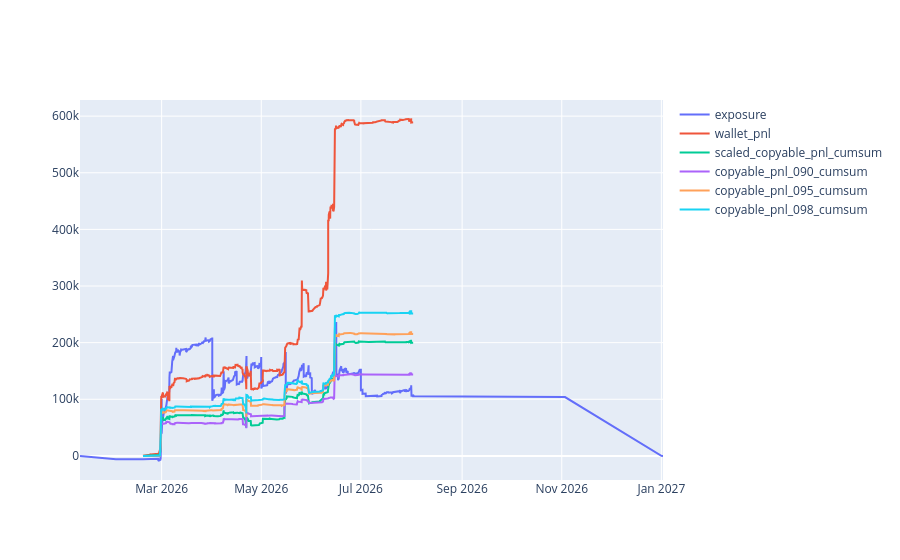

The code cell stored with this chart in its notebook:
### Code cell
df_plot = df.groupby('end_date_iso').agg(
    scaled_copyable_pnl=('scaled_copyable_pnl', 'sum'),
    wallet_pnl=('trade_pnl', 'sum'),
    copyable_pnl_090=('copyable_pnl_090', 'sum'),
    copyable_pnl_095=('copyable_pnl_095', 'sum'),
    copyable_pnl_098=('copyable_pnl_098', 'sum'),
    ending_exposure=('scaled_copyable_pnl_exposure', 'sum'),
).reset_index()

df.sort_values('bucket', inplace=True)
df['scaled_copyable_pnl_cumsum'] = df['scaled_copyable_pnl'].cumsum()
df['copyable_pnl_090_cumsum'] = df['copyable_pnl_090'].cumsum()
df['copyable_pnl_095_cumsum'] = df['copyable_pnl_095'].cumsum()
df['copyable_pnl_098_cumsum'] = df['copyable_pnl_098'].cumsum()
df['wallet_pnl_cumsum'] = df['trade_pnl'].cumsum()


df_pnl = df[['bucket', 'scaled_copyable_pnl_cumsum']].copy()

# exposure ends at EOD of end_date, so shift by 24h
df_exposure = df_plot[['end_date_iso', 'ending_exposure']].copy()
df_exposure['end_date_iso'] = pd.to_datetime(df_exposure['end_date_iso']) + pd.Timedelta(days=1)
df_exposure.rename(columns={'end_date_iso': 'dt', 'ending_exposure': 'exposure_delta'}, inplace=True)

resolution_exposure = df_exposure.groupby('dt').agg(exposure_delta=('exposure_delta', 'sum')).reset_index()
resolution_exposure['exposure_delta'] = resolution_exposure['exposure_delta'] * -1

buy_exposure = df[['bucket', 'scaled_copyable_pnl_exposure']].rename(columns={'bucket': 'dt', 'scaled_copyable_pnl_exposure': 'exposure_delta'})

df_exposure = ( pd.concat([resolution_exposure, buy_exposure], ignore_index=True)
    .reset_index(drop=True)
)

df_exposure.sort_values('dt', inplace=True)
df_exposure['exposure'] = df_exposure['exposure_delta'].cumsum()

# df_plot['end_date_iso'] = pd.to_datetime(df_plot['end_date_iso']) + pd.Timedelta(days=1)

import plotly.graph_objects as go

fig = go.Figure()

fig.add_trace(go.Scatter(
    x=df_exposure['dt'],
    y=df_exposure['exposure'],
    mode='lines',
    name='exposure'
))

fig.add_trace(go.Scatter(
    x=df['bucket'],
    y=df['wallet_pnl_cumsum'],
    mode='lines',
    name='wallet_pnl'
))

fig.add_trace(go.Scatter(
    x=df_pnl['bucket'],
    y=df_pnl['scaled_copyable_pnl_cumsum'],
    mode='lines',
    name='scaled_copyable_pnl_cumsum'
))

# Add traces for copyable_pnl_090, copyable_pnl_095, and copyable_pnl_098
fig.add_trace(go.Scatter(
    x=df['bucket'],
    y=df['copyable_pnl_090_cumsum'],
    mode='lines',
    name='copyable_pnl_090_cumsum'
))
fig.add_trace(go.Scatter(
    x=df['bucket'],
    y=df['copyable_pnl_095_cumsum'],
    mode='lines',
    name='copyable_pnl_095_cumsum'
))
fig.add_trace(go.Scatter(
    x=df['bucket'],
    y=df['copyable_pnl_098_cumsum'],
    mode='lines',
    name='copyable_pnl_098_cumsum'
))

fig.show()

### Figure 1 — Plotly figure (JSON) as saved in the notebook; plotly's stock layout.template omitted (floating-point values rounded to 4 significant figures; data arrays with more than 128 entries replaced by an {"elided": "..."} marker saying what was removed)
{"data": [{"mode": "lines", "name": "exposure", "type": "scatter", "x": {"elided": "11298 str values"}, "y": {"elided": "11298 float values"}}, {"mode": "lines", "name": "wallet_pnl", "type": "scatter", "x": {"elided": "11150 str values"}, "y": {"elided": "11150 float values"}}, {"mode": "lines", "name": "scaled_copyable_pnl_cumsum", "type": "scatter", "x": {"elided": "11150 str values"}, "y": {"elided": "11150 float values"}}, {"mode": "lines", "name": "copyable_pnl_090_cumsum", "type": "scatter", "x": {"elided": "11150 str values"}, "y": {"elided": "11150 float values"}}, {"mode": "lines", "name": "copyable_pnl_095_cumsum", "type": "scatter", "x": {"elided": "11150 str values"}, "y": {"elided": "11150 float values"}}, {"mode": "lines", "name": "copyable_pnl_098_cumsum", "type": "scatter", "x": {"elided": "11150 str values"}, "y": {"elided": "11150 float values"}}], "layout": {}}
